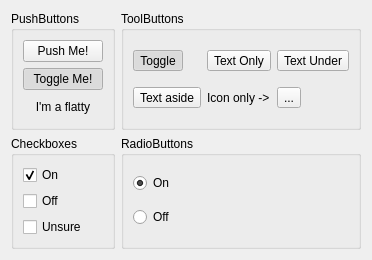
     <widget class="QWidget" name="tab">
      <attribute name="title">
       <string>Buttons</string>
      </attribute>
      <layout class="QGridLayout">
       <item row="0" column="0">
        <widget class="QGroupBox" name="groupBox_4">
         <property name="title">
          <string>PushButtons</string>
         </property>
         <layout class="QGridLayout">
          <item row="0" column="0">
           <widget class="QPushButton" name="pushButton">
            <property name="text">
             <string>Push Me!</string>
            </property>
           </widget>
          </item>
          <item row="1" column="0">
           <widget class="QPushButton" name="pushButton_2">
            <property name="text">
             <string>Toggle Me!</string>
            </property>
            <property name="checkable">
             <bool>true</bool>
            </property>
            <property name="checked">
             <bool>true</bool>
            </property>
           </widget>
          </item>
          <item row="2" column="0">
           <widget class="QPushButton" name="pushButton_4">
            <property name="text">
             <string>I'm a flatty</string>
            </property>
            <property name="flat">
             <bool>true</bool>
            </property>
           </widget>
          </item>
         </layout>
        </widget>
       </item>
       <item row="0" column="1">
        <widget class="QGroupBox" name="groupBox_5">
         <property name="title">
          <string>ToolButtons</string>
         </property>
         <layout class="QGridLayout">
          <item row="0" column="0">
           <widget class="QToolButton" name="toolButton_3">
            <property name="text">
             <string>Toggle</string>
            </property>
            <property name="checkable">
             <bool>true</bool>
            </property>
            <property name="checked">
             <bool>true</bool>
            </property>
           </widget>
          </item>
          <item row="0" column="1">
           <widget class="QToolButton" name="toolButton">
            <property name="toolTip">
             <string>Text Only</string>
            </property>
            <property name="text">
             <string>Text Only</string>
            </property>
            <property name="toolButtonStyle">
             <enum>Qt::ToolButtonTextOnly</enum>
            </property>
           </widget>
          </item>
          <item row="0" column="2">
           <widget class="QToolButton" name="toolButton_5">
            <property name="toolTip">
             <string>Text Under</string>
            </property>
            <property name="text">
             <string>Text Under</string>
            </property>
            <property name="icon">
             <iconset>
              <normaloff>:/bespin.png</normaloff>:/bespin.png</iconset>
            </property>
            <property name="toolButtonStyle">
             <enum>Qt::ToolButtonTextUnderIcon</enum>
            </property>
           </widget>
          </item>
          <item row="1" column="0">
           <widget class="QToolButton" name="toolButton_4">
            <property name="toolTip">
             <string>Text Aside</string>
            </property>
            <property name="text">
             <string>Text aside</string>
            </property>
            <property name="icon">
             <iconset>
              <normaloff>:/bespin.png</normaloff>:/bespin.png</iconset>
            </property>
            <property name="toolButtonStyle">
             <enum>Qt::ToolButtonTextBesideIcon</enum>
            </property>
           </widget>
          </item>
          <item row="1" column="1">
           <widget class="QLabel" name="label_5">
            <property name="text">
             <string>Icon only -&gt;</string>
            </property>
           </widget>
          </item>
          <item row="1" column="2">
           <widget class="QToolButton" name="toolButton_2">
            <property name="toolTip">
             <string>Icon Only</string>
            </property>
            <property name="text">
             <string>...</string>
            </property>
            <property name="icon">
             <iconset>
              <normaloff>:/bespin.png</normaloff>:/bespin.png</iconset>
            </property>
           </widget>
          </item>
         </layout>
        </widget>
       </item>
       <item row="1" column="0">
        <widget class="QGroupBox" name="groupBox_2">
         <property name="title">
          <string>Checkboxes</string>
         </property>
         <layout class="QGridLayout">
          <item row="0" column="0">
           <widget class="QCheckBox" name="checkBox_2">
            <property name="text">
             <string>On</string>
            </property>
            <property name="checked">
             <bool>true</bool>
            </property>
           </widget>
          </item>
          <item row="1" column="0">
           <widget class="QCheckBox" name="checkBox_3">
            <property name="text">
             <string>Off</string>
            </property>
           </widget>
          </item>
          <item row="2" column="0">
           <widget class="QCheckBox" name="checkBox_4">
            <property name="text">
             <string>Unsure</string>
            </property>
            <property name="tristate">
             <bool>true</bool>
            </property>
           </widget>
          </item>
         </layout>
        </widget>
       </item>
       <item row="1" column="1">
        <widget class="QGroupBox" name="groupBox_3">
         <property name="title">
          <string>RadioButtons</string>
         </property>
         <layout class="QGridLayout">
          <item row="0" column="0">
           <widget class="QRadioButton" name="radioButton">
            <property name="text">
             <string>On</string>
            </property>
            <property name="checked">
             <bool>true</bool>
            </property>
           </widget>
          </item>
          <item row="1" column="0">
           <widget class="QRadioButton" name="radioButton_2">
            <property name="text">
             <string>Off</string>
            </property>
           </widget>
          </item>
         </layout>
        </widget>
       </item>
      </layout>
     </widget>
